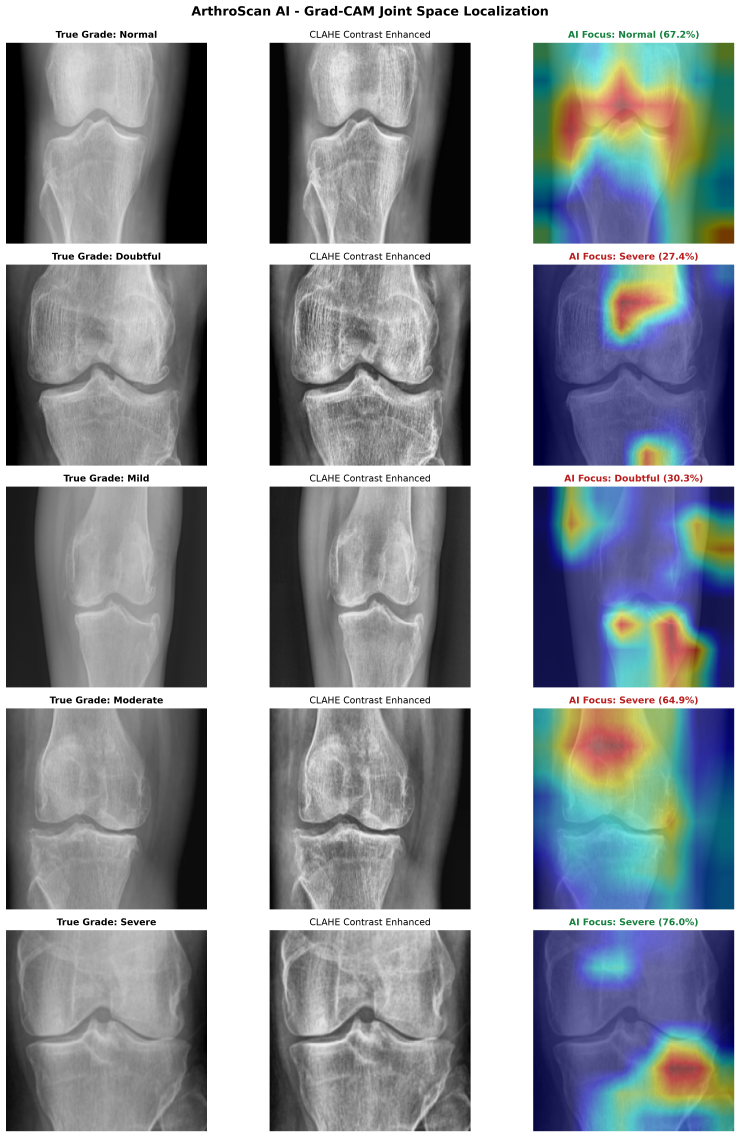
#> input picture reports/sample_gradcam_predictions.png, 3700 x 5686 px (shown at 1/5 size); its folder holds only this picture in this run
$ python -i preprocess.py   (imports and definitions only)
#> lines starting #> are read from the running program, lines starting #| are printed output that depends on the picture
import os
import cv2
import numpy as np
import pandas as pd
from sklearn.model_selection import train_test_split
from tensorflow.keras.preprocessing.image import ImageDataGenerator

CLASS_NAMES = ['0Normal', '1Doubtful', '2Mild', '3Moderate', '4Severe']
LABEL_MAP = {name: idx for idx, name in enumerate(CLASS_NAMES)}
CLEAN_CLASS_NAMES = ['Normal', 'Doubtful', 'Mild', 'Moderate', 'Severe']

def apply_clahe(image):
    """
    Applies Contrast Limited Adaptive Histogram Equalization (CLAHE)
    to enhance bone edges and joint space in X-ray images.
    """
    if len(image.shape) == 3:
        # Convert RGB to LAB color space
        lab = cv2.cvtColor(image.astype(np.uint8), cv2.COLOR_RGB2LAB)
#> lab: shape (5686, 3700, 3); mean of channels 0, 1, 2 157.7, 128.7, 124.6
        l, a, b = cv2.split(lab)
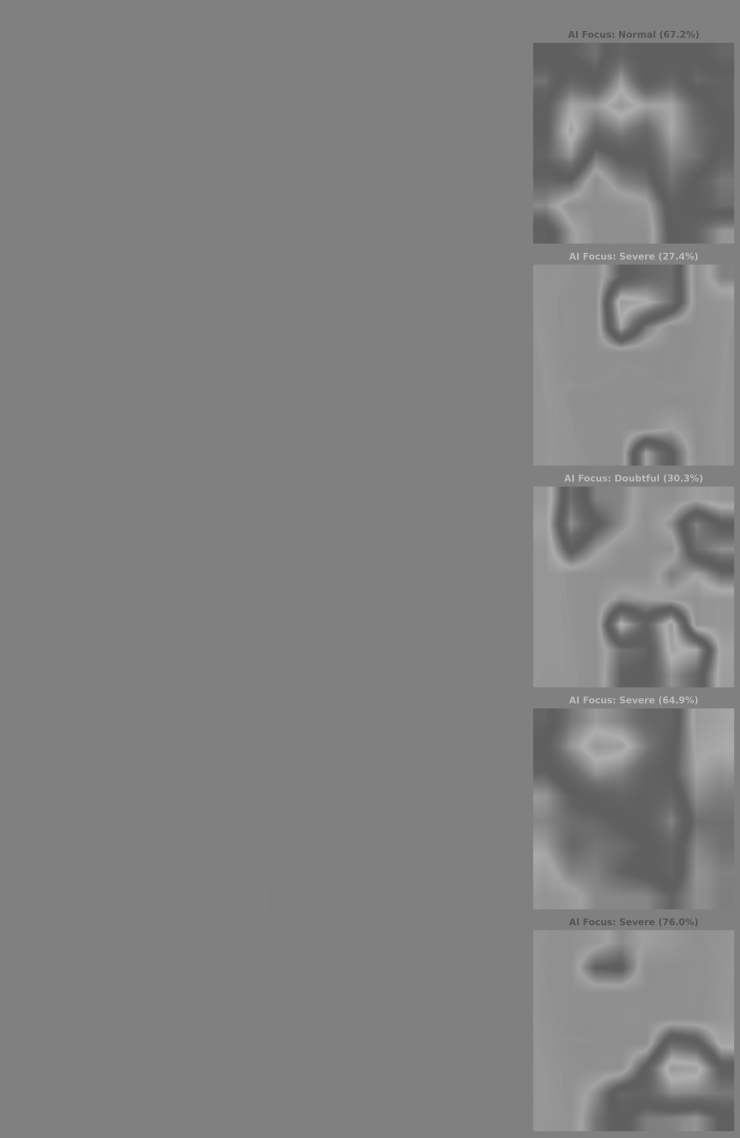
#> a: shape (5686, 3700) (shown at 1/5 size); min 84, max 187, mean 128.7
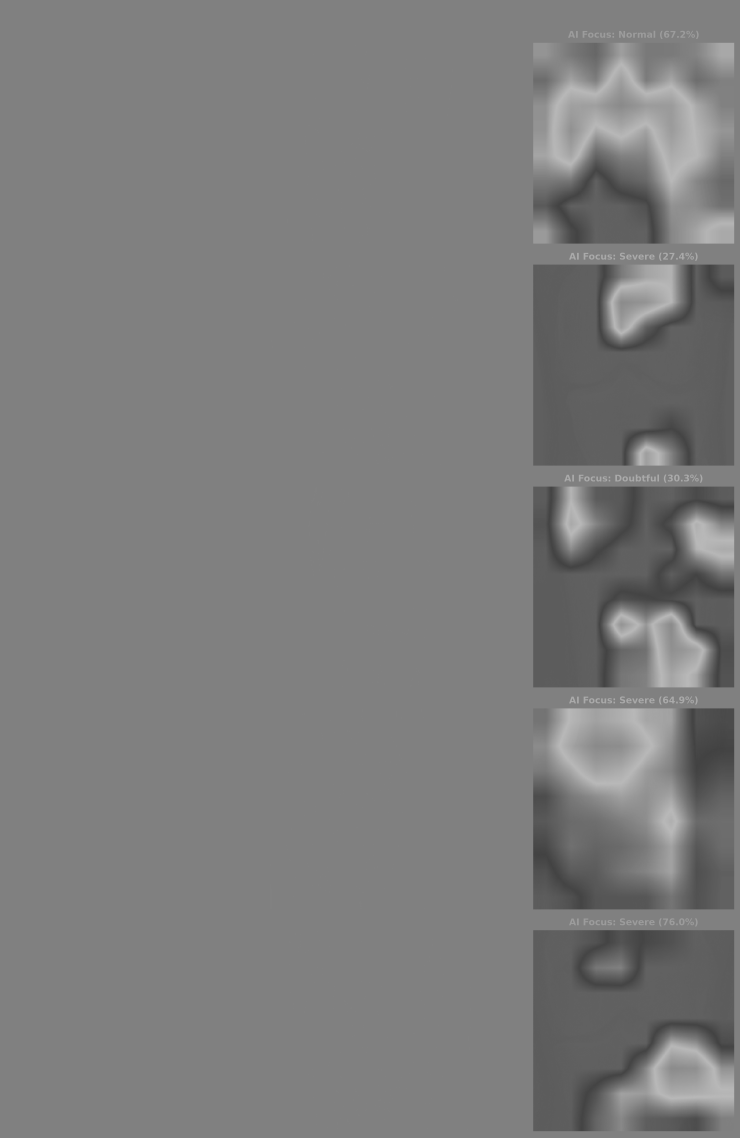
#> b: shape (5686, 3700) (shown at 1/5 size); min 66, max 185, mean 124.6
        clahe = cv2.createCLAHE(clipLimit=2.0, tileGridSize=(8, 8))
        cl = clahe.apply(l)
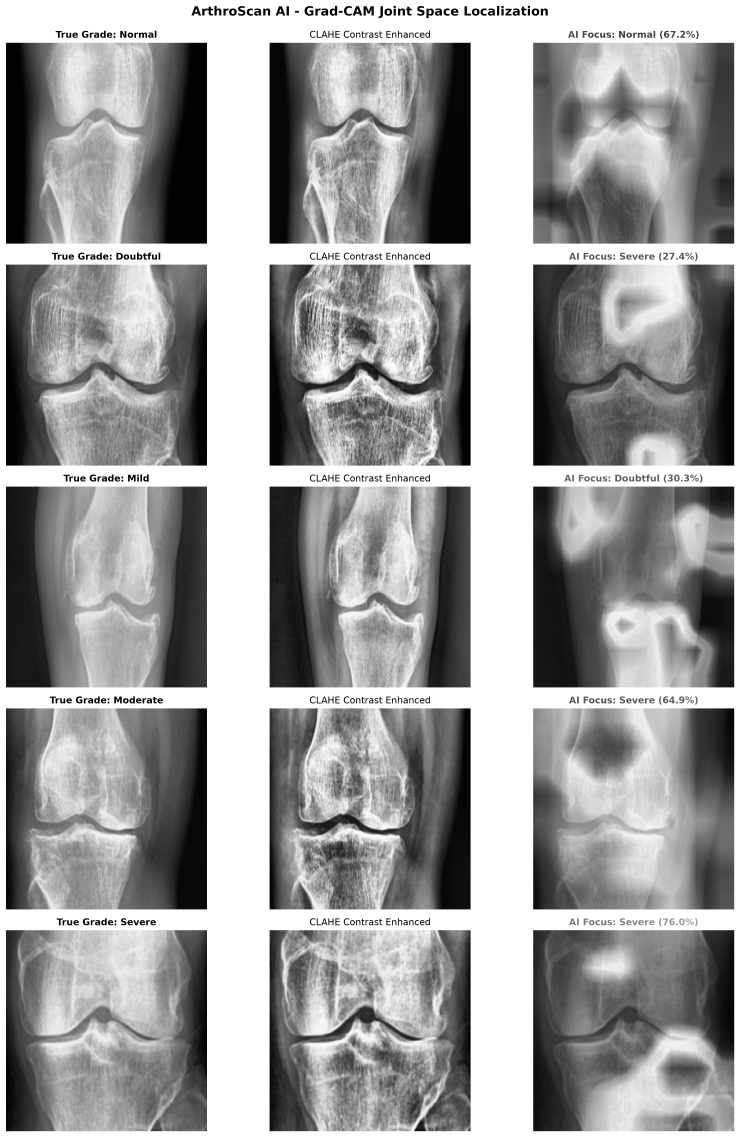
#> cl: shape (5686, 3700) (shown at 1/5 size); min 1, max 255, mean 157
        limg = cv2.merge((cl, a, b))
#> limg: shape (5686, 3700, 3); mean of channels 0, 1, 2 157, 128.7, 124.6
        enhanced = cv2.cvtColor(limg, cv2.COLOR_LAB2RGB)
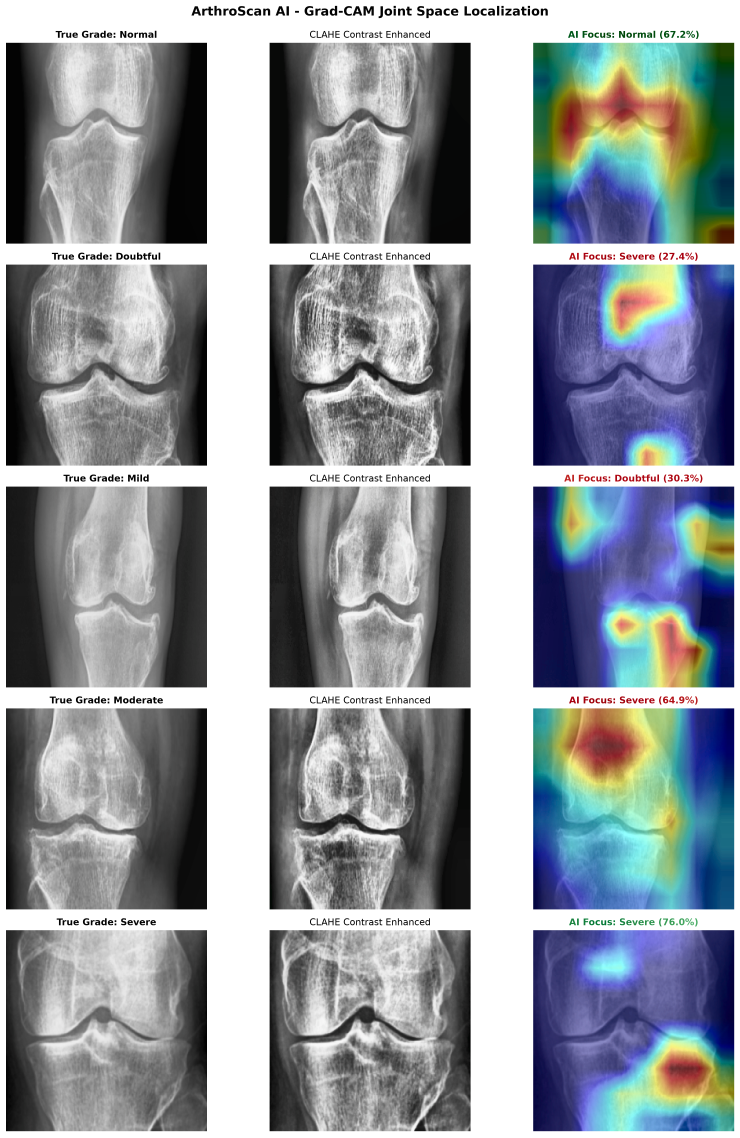
#> enhanced: shape (5686, 3700, 3) (shown at 1/5 size); mean R, G, B 147.4, 152.9, 158.1
        return enhanced.astype(np.float32)
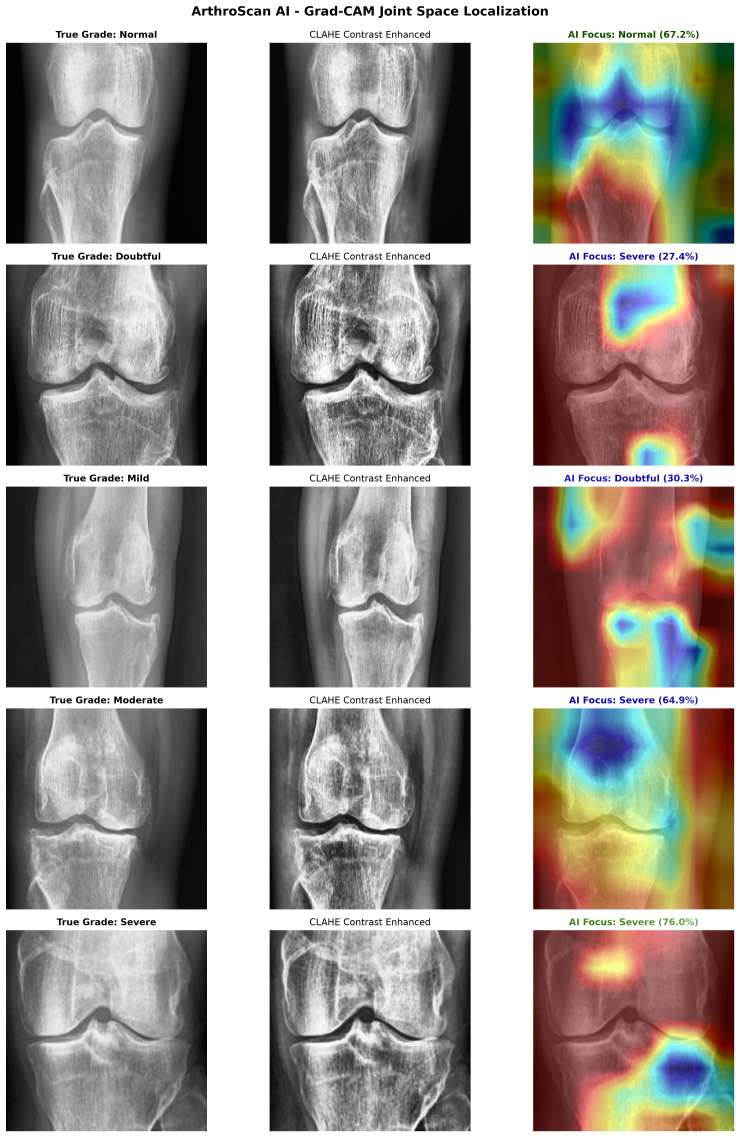
#> returned value: shape (5686, 3700, 3) float32 (shown at 1/5 size); mean of channels 0, 1, 2 143.6, 150.7, 159.3; drawn as B, G, R
    else:
        clahe = cv2.createCLAHE(clipLimit=2.0, tileGridSize=(8, 8))
        return clahe.apply(image).astype(np.float32)

# [131 lines left out: functions collect_dataset_records, prepare_data_splits, get_data_generators, not called in this run]

>>> import cv2
>>> picture = cv2.cvtColor(cv2.imread('../reports/sample_gradcam_predictions.png'), cv2.COLOR_BGR2RGB)
>>> result = apply_clahe(picture)

$ run again, on reports/confusion_matrix.png
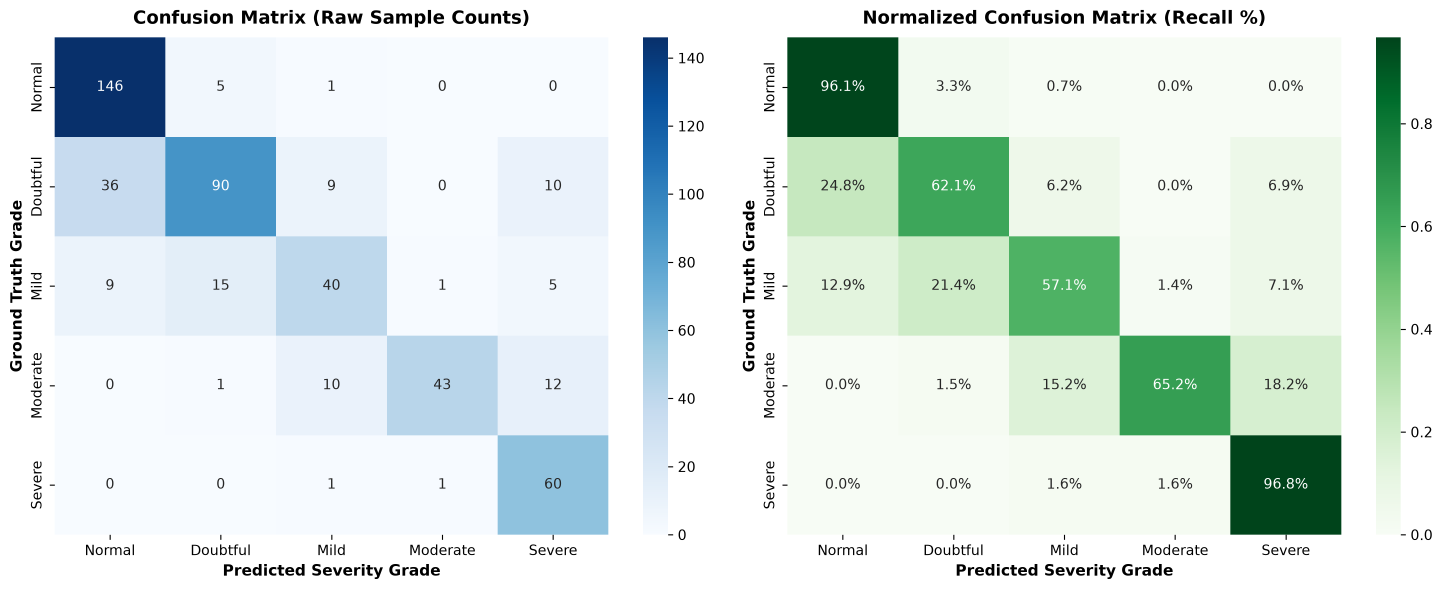
#> input picture reports/confusion_matrix.png, 4328 x 1768 px (shown at 1/3 size)
#> lab: shape (1768, 4328, 3); mean of channels 0, 1, 2 229.1, 122.9, 128.7
#> in apply_clahe, `l, a, b = cv2.split(lab)`:
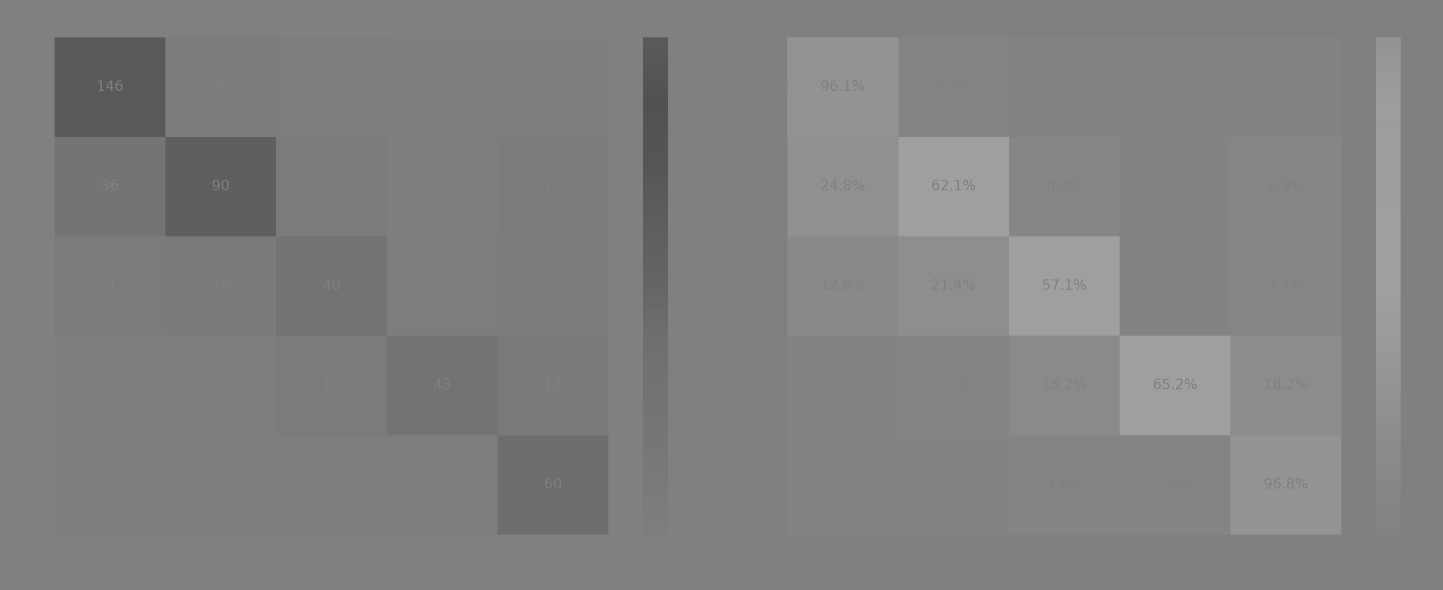
#> b: shape (1768, 4328) (shown at 1/3 size); min 82, max 160, mean 128.7
#> limg: shape (1768, 4328, 3); mean of channels 0, 1, 2 227.6, 122.9, 128.7
#> in apply_clahe, `return enhanced.astype(np.float32)`:
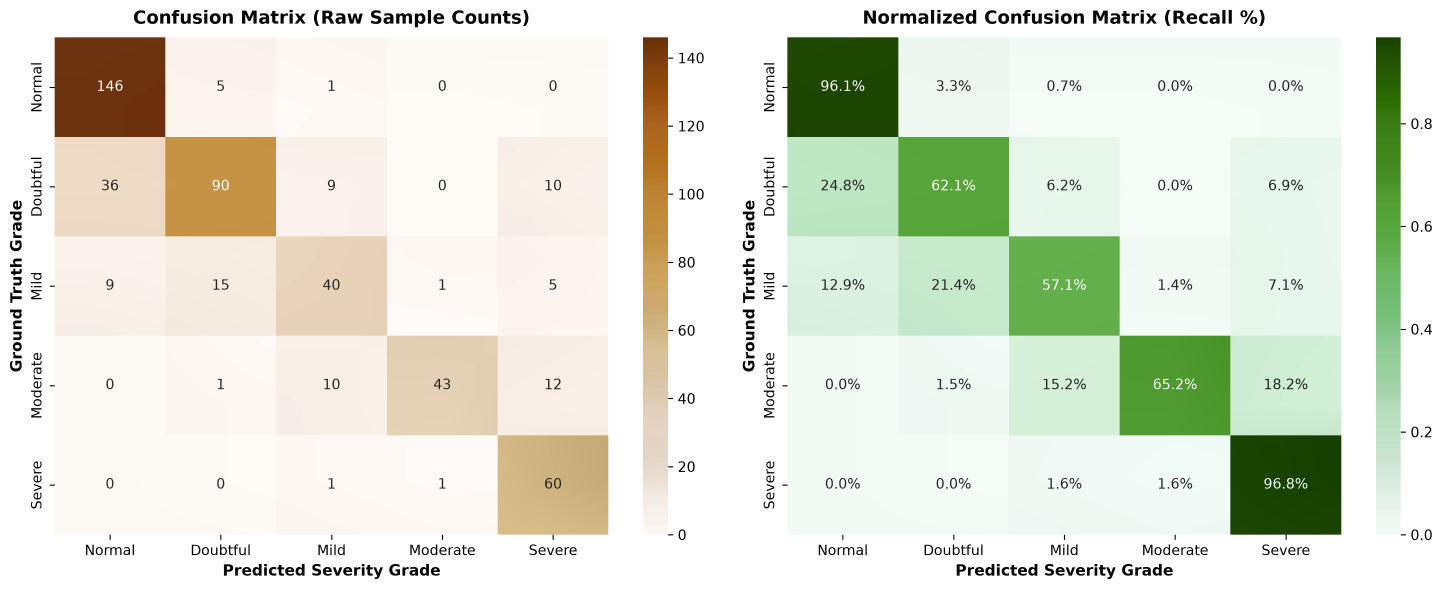
#> returned value: shape (1768, 4328, 3) float32 (shown at 1/3 size); mean of channels 0, 1, 2 217.7, 233.6, 229.8; drawn as B, G, R
